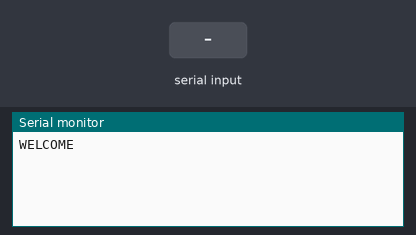
Recording of a sketch running on a simulated Arduino Uno, built with avr-gcc and run on an emulated ATmega328P. Shown: the last lines printed to the serial monitor. The test bench sets the inputs (shaded band).

Above: at 1.2 s.
1.3 s: "F" received over the second serial link
At 2.5 s:
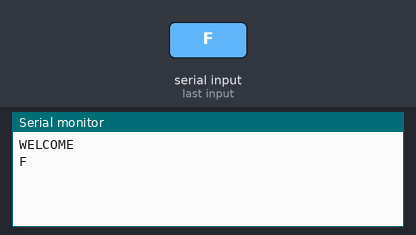
2.8 s: "B" received over the second serial link
At 3.8 s:
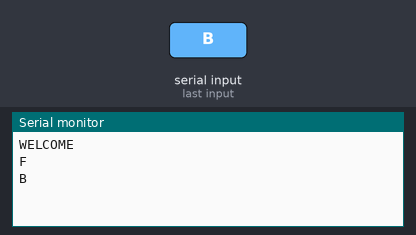
4.3 s: "L" received over the second serial link
At 5.0 s:
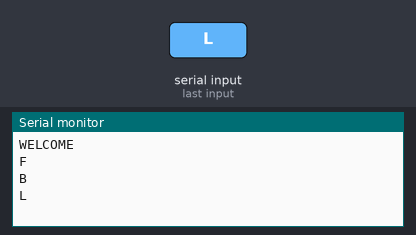
5.8 s: "R" received over the second serial link
At 6.1 s:
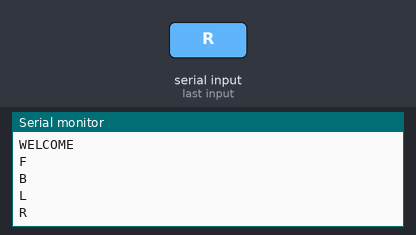
7.3 s: "S" received over the second serial link
At 8.5 s:
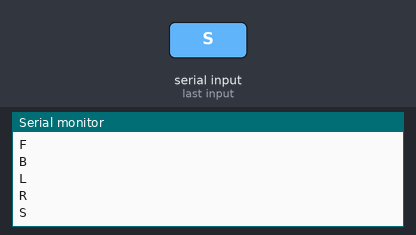

Measured:
- after the input at 1.3 s, the serial monitor: prints a new line at once (image 1)
- after the input at 2.8 s, the serial monitor: prints a new line at once (image 2)
- after the input at 4.3 s, the serial monitor: prints a new line at once (image 3)
- after the input at 5.8 s, the serial monitor: prints a new line at once (image 4)
- after the input at 7.3 s, the serial monitor: prints a new line at once (image 5)

The sketch:

Robot_code.ino
```cpp
#include <SoftwareSerial.h>
SoftwareSerial mySerial(8, 9); // RX, TX
const int dc1=3;
const int dc2=2;
const int dc3=5;
const int dc4=4;

char x=0;
void setup()
{
  pinMode(dc1,OUTPUT);
  pinMode(dc2,OUTPUT);
  pinMode(dc3,OUTPUT);
  pinMode(dc4,OUTPUT);
  mySerial.begin(9600);
  Serial.begin(9600);
  digitalWrite(dc1,LOW);
  digitalWrite(dc2,LOW);
  digitalWrite(dc3,LOW);
  digitalWrite(dc4,LOW);
  Serial.println("WELCOME");

}
void loop()
{

  if(mySerial.available()>0)  // Send data only when you receive data:
  {
    x = mySerial.read();      //Read the incoming data and store it into variable data
      Serial.println(x);
    if(x == 'F')
    {
    digitalWrite(dc2,LOW);
    digitalWrite(dc1,HIGH);
    digitalWrite(dc4,LOW);
    digitalWrite(dc3,HIGH);
    }
    if(x == 'B')
    {
    digitalWrite(dc2,HIGH);
    digitalWrite(dc1,LOW);
    digitalWrite(dc4,HIGH);
    digitalWrite(dc3,LOW);
    }
    if(x == 'L')
    {
    digitalWrite(dc2,HIGH);
    digitalWrite(dc1,LOW);
    digitalWrite(dc4,LOW);
    digitalWrite(dc3,HIGH);

    }
    if(x == 'R')
    {
    digitalWrite(dc2,LOW);
    digitalWrite(dc1,HIGH);
    digitalWrite(dc4,HIGH);
    digitalWrite(dc3,LOW);
    }
    if(x == 'S')
    {
    digitalWrite(dc1,LOW);
    digitalWrite(dc2,LOW);
    digitalWrite(dc3,LOW);
    digitalWrite(dc4,LOW);
    }

  }

}
```
